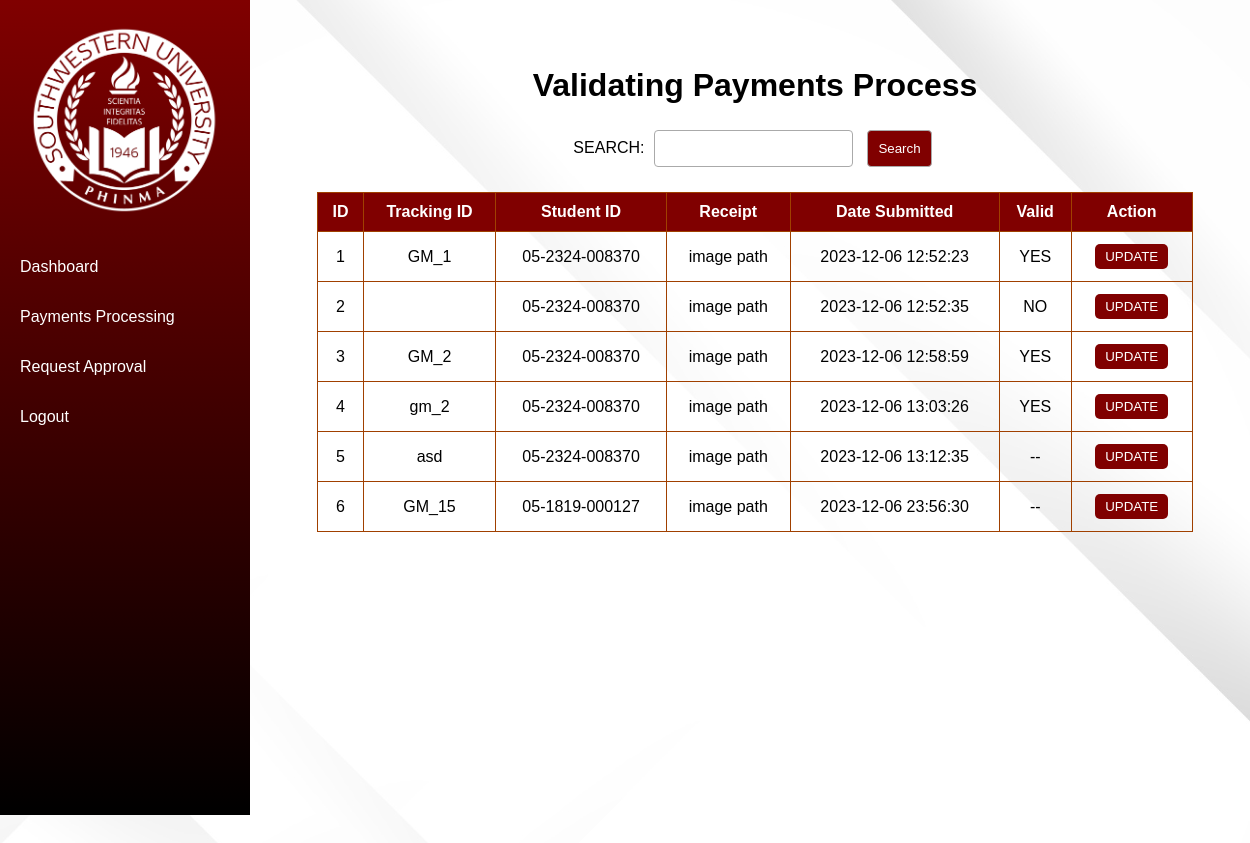
Screenshot of /acc_finance/finance_payments.php with the database file from the repository.
### tables this page shows
CREATE TABLE `payment_request` (
  `id` int NOT NULL,
  `track_id` varchar(10) NOT NULL,
  `student_id` varchar(20) NOT NULL,
  `receipt` varchar(200) NOT NULL,
  `date_submit` datetime NOT NULL,
  `valid` text NOT NULL
);

### acc_finance/finance_payments.php (the view, shortened to what this page needs)
<!DOCTYPE html>
<html lang="en">
<head>
</head>
<body>
    <div class="sidebar">
        <img src='../assets/logo1.png' alt='../assets/logo1.png' class="logo">
        <a href="./finance_dashboard.php">Dashboard</a>
        <a href="./finance_payments.php">Payments Processing</a>
        <a href="./finance_requests.php">Request Approval</a>
        <a href="./finance_logout.html"><span>Logout</span></a>
    </div>
    <center>
        <h1>Validating Payments Process</h1>
        <div class="search-box">
            <form method='post'>
                SEARCH: <input type='text' name='txtsearch' value='<?php echo (isset($txtsearch) ? $txtsearch : ""); ?>'>
                <input type='submit' name='btnsearch' value="Search">
            </form>
        </div>
        <?php
        require_once '../connection.php';
        $sql = "SELECT * FROM payment_request";
        $sql .= " ORDER BY id, track_id, student_id, receipt, date_submit, valid";
        $result = mysqli_query($con, $sql) or die("Error: " . mysqli_error($con));
        ?>
        <table>
            <thead>
                <tr>
                    <th>ID</th>
                    <th>Tracking ID</th>
                    <th>Student ID</th>
                    <th>Receipt</th>
                    <th>Date Submitted</th>
                    <th>Valid</th>
                    <th>Action</th>
                </tr>
            </thead>
            <tbody>
                <?php
                if (mysqli_num_rows($result) == 0) {
                    echo "<tr><td colspan=9> NO RECORDS FOUND. Please add a record into the database.</td></tr>";
                } else {
                    while ($row = mysqli_fetch_array($result)) {
                        $id = $row['id'];
                        $track_id = $row['track_id'];
                        $student_id = $row['student_id'];
                        $receipt = $row['receipt'];
                        $date_submit = $row['date_submit'];
                        $valid = $row['valid'];
                        echo "<tr>";
                        echo "<td>$id</td>";
                        echo "<td>$track_id</td>";
                        echo "<td>$student_id</td>";
                        echo "<td>$receipt</td>";
                        echo "<td>$date_submit</td>";
                        echo "<td>$valid</td>";
                        echo "<td><button class='edit-button' onclick='openModal(\"$track_id\")'>UPDATE</button></td>";
                        echo "</tr>";
                    }
                }
                ?>
            </tbody>
        </table>
    </center>
</body>
</html>

### acc_finance/finance_payments.php (style rules this page uses)
body { font-family: Arial, sans-serif; justify-content: center; align-items: center; background-color: maroon; margin: 0; padding: 0; background-image: url('../assets/background2.png'); background-position: center; height: 1000px; margin-left: 220px; margin-right: -40px; margin-top: -28px; padding: 20px; }
.sidebar { width: 250px; height: 100vh; position: fixed; left: 0; top: 0; background: linear-gradient(to bottom, maroon, black); padding-top: 15px; overflow-y: auto; }
.sidebar img.logo { display: block; max-width: 80%; margin: 0 auto 20px; padding: 5px 0; }
.sidebar a { display: block; color: white; text-decoration: none; padding: 15px 20px; margin-bottom: 2px; transition: background-color 0.3s; }
.edit-button, .delete-button { display: inline-block; padding: 5px 10px; margin: 2px; border: none; border-radius: 5px; cursor: pointer; transition: background-color 0.3s; background-color: maroon; color: white; text-decoration: none; }
h1 { margin-top: 75px; }
a { color: white; text-decoration: none; padding: 5px 15px; display: inline-block; margin-right: 5px; }
table { width: 85%; margin: 20px auto; border-collapse: collapse; }
th, td { border: 1px solid #a04000; padding: 10px; text-align: center; }
th { background-color: #800000; color: white; }
.search-box { text-align: center; margin: 20px; }
input[type="text"], input[type="submit"] { padding: 10px; margin: 5px; border: 1px solid #aaa; border-radius: 4px; }
input[type="submit"] { background-color: #800000; color: white; cursor: pointer; }

### rows the page displays
payment_request: id "1", track "GM_1", student "05-2324-008370", receipt "image path", date_submit "2023-12-06 12:52:23", valid "YES"
payment_request: id "2", student "05-2324-008370", receipt "image path", date_submit "2023-12-06 12:52:35", valid "NO"
payment_request: id "3", track "GM_2", student "05-2324-008370", receipt "image path", date_submit "2023-12-06 12:58:59", valid "YES"
payment_request: id "4", track "gm_2", student "05-2324-008370", receipt "image path", date_submit "2023-12-06 13:03:26", valid "YES"
payment_request: id "5", track "asd", student "05-2324-008370", receipt "image path", date_submit "2023-12-06 13:12:35", valid "--"
payment_request: id "6", track "GM_15", student "05-1819-000127", receipt "image path", date_submit "2023-12-06 23:56:30", valid "--"
